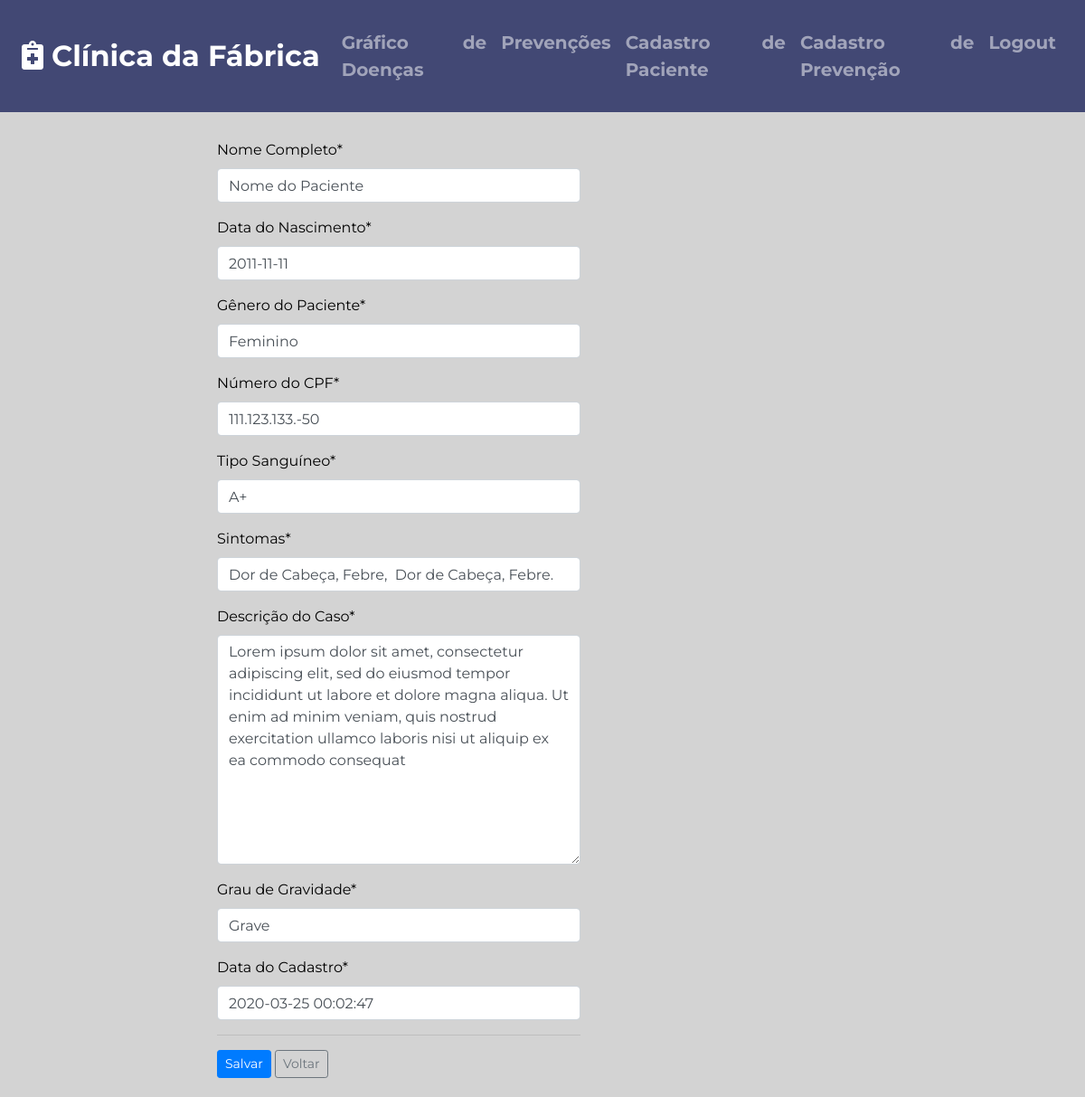
Page /editar/17/ on the committed database.
### base/models.py (models this page shows, shortened)
class Pacientes(models.Model):
    nome = models.CharField(max_length=100, verbose_name="Nome Completo")
    dataNasc = models.DateField(verbose_name="Data do Nascimento")
    genero = models.CharField(max_length=50, verbose_name="Gênero do Paciente")
    cpf = models.CharField(max_length=50, verbose_name="Número do CPF")
    tipoSang = models.CharField(max_length=50, verbose_name="Tipo Sanguíneo")
    sintomas = models.CharField(max_length=150, verbose_name="Sintomas")
    descrCaso = models.TextField(verbose_name="Descrição do Caso")
    gravidade = models.CharField(max_length=50, verbose_name="Grau de Gravidade")
    dataInc = models.DateTimeField(default=timezone.now, verbose_name="Data do Cadastro")

### base/views.py (the view)
# urls.py: path('editar/<int:id>/', views.editar, name="base-editar"),
def editar(request, id):
    paciente = get_object_or_404(Pacientes, pk=id)
    form = PacientesForm(request.POST or None, instance=paciente)
    if form.is_valid():
        form.save()
        return redirect("base-home")
    return render(request, "base/editar.html", {'form': form})

### base/forms.py
class PacientesForm(ModelForm):
    class Meta:
        model = Pacientes
        fields = ['nome', 'dataNasc', 'genero', 'cpf', 'tipoSang', 'sintomas', 'descrCaso', 'gravidade', 'dataInc']

### base/templates/base/editar.html (shortened to what this page needs)
{% extends 'base/modelo.html' %}
{% load crispy_forms_tags %}
{%block content %}
<div class="row formA">
<form method="POST">
    {{ form|crispy }}
    <hr>
    <button class="btn btn-primary btn-sm" type="submit">Salvar</button>
    <input class="btn btn-outline-secondary btn-sm" type="button" onclick="window.location.replace('{% url 'base-home' %}')" value="Voltar" />
</form>
</div>
{% endblock content %}

### base/static/base/main.css (style rules this page uses)
body { background-color: #D3D3D3; color: black; font-family: "Montserrat"; text-align: justify; line-height: 1.5; }
.row { margin: 30px 5px 5px 5px; }
.formA { margin-left: 20%; }

### rows in the picture
Pacientes: nome "Nome do Paciente", dataNasc "2011-11-11", genero "Feminino", cpf "111.123.133.-50", tipoSang "A+", sintomas "Dor de Cabeça, Febre, Dor de Cabeça, Febre.", descrCaso "Lorem ipsum dolor sit amet, consectetur adipiscing elit, sed do eiusmod tempor incididunt ut labore et dolore magna aliqua. Ut enim ad minim veniam, quis nostrud exercitation ullamco laboris nisi ut aliquip ex ea commodo consequat", gravidade "Grave", dataInc "2020-03-25 00:02:47"
